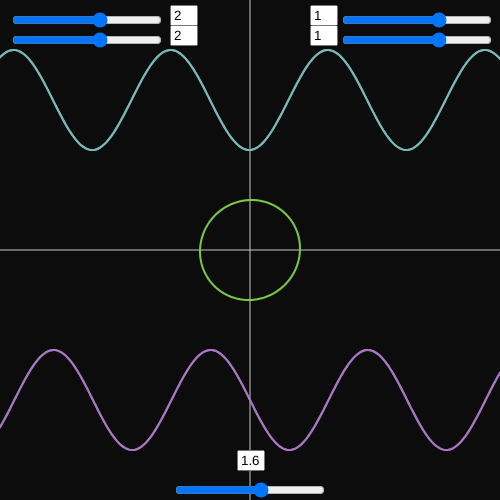
Frame 1 (no input)
Frame 60 (no input): identical to frame 1, image omitted
Frame 120 (the mouse pressed at the canvas centre since frame 60): identical to frame 1, image omitted

The p5.js sketch that drew this single still picture (run headless with seeded random() and noise() and a simulated clock; from frame 60 on, the mouse is pressed at the canvas centre):

// p5.js sketch
// ── sketch.js
let slider_f1, slider_f2, slider_am1, slider_am2, slider_sf;
let textBox_f1, textBox_f2, textBox_am1, textBox_am2, textBox_sf;

function setup() {
    createCanvas(500, 500);

    slider_f1 = createSlider(-10, 10, 2, 0.1).position(10, 10).size(150).addClass("mySliders");
    slider_f1.input(updateTextBoxes);

    slider_f2 = createSlider(-10, 10, 2, 0.1).position(10, 30).size(150).addClass("mySliders");
    slider_f2.input(updateTextBoxes);

    slider_am1 = createSlider(-3, 3, 1, 0.1).position(width - 160, 10).size(150).addClass("mySliders");
    slider_am1.input(updateTextBoxes);

    slider_am2 = createSlider(-3, 3, 1, 0.1).position(width - 160, 30).size(150).addClass("mySliders");
    slider_am2.input(updateTextBoxes);

    slider_sf = createSlider(-10, 10, 1.6, 0.1).position(width / 2 - 77, height - 20).size(150).addClass("mySliders");
    slider_sf.input(updateTextBoxes);

    textBox_f1 = createInput(slider_f1.value()).position(170, 5).size(20);
    textBox_f1.input(updateSliders);

    textBox_f2 = createInput(slider_f2.value()).position(170, 25).size(20);
    textBox_f2.input(updateSliders);

    textBox_am1 = createInput(slider_am1.value()).position(width - 190, 5).size(20);
    textBox_am1.input(updateSliders);

    textBox_am2 = createInput(slider_am2.value()).position(width - 190, 25).size(20);
    textBox_am2.input(updateSliders);

    textBox_sf = createInput(slider_sf.value()).position(width / 2 - 13, height - 50).size(20);
    textBox_sf.input(updateSliders);
}

function updateTextBoxes() {
    textBox_f1.value(slider_f1.value());
    textBox_f2.value(slider_f2.value());
    textBox_am1.value(slider_am1.value());
    textBox_am2.value(slider_am2.value());
    textBox_sf.value(slider_sf.value());
}

function updateSliders() {
    slider_f1.value(textBox_f1.value());
    slider_f2.value(textBox_f2.value());
    slider_am1.value(textBox_am1.value());
    slider_am2.value(textBox_am2.value());
    slider_sf.value(textBox_sf.value());
}

function G(x) {
    const f1 = slider_f1.value();
    const am1 = slider_am1.value();
    const sf = slider_sf.value();
    return am1 * sin(x * f1 + sf);
}

function H(x) {
    const f2 = slider_f2.value();
    const am2 = slider_am2.value();
    return am2 * sin(x * f2);
}

function draw() {
    background(12);

    stroke(200);
    strokeWeight(1);
    line(0, height / 2, width, height / 2);
    line(width / 2, 0, width / 2, height);

    const mx = width / 100;
    const my = height / 100;
    const res = 300;

    noFill();
    strokeWeight(2);

    stroke(118, 200, 70);
    tracciaFP(G, H, mx, my, res);

    beginShape();
    stroke(118, 185, 185);
    translate(0, -150);
    tracciaFN(G, mx, my, res);
    endShape();

    beginShape();
    stroke(169, 118, 195);
    translate(0, 300);
    tracciaFN(H, mx, my, res);
    endShape();
}

function tracciaFP(fnX, fnY, mx, my, res) {
    beginShape();
    for (let i = 0; i < res + 1; i++) {
        const t = map(i, 0, res, -mx, mx);
        const x = fnX(t);
        const y = fnY(t);
        const x_plot = map(x, -mx, mx, 0, width);
        const y_plot = map(y, -my, my, 0, height);
        vertex(x_plot, y_plot);
    }
    endShape();
}

function tracciaFN(fn, mx, my, res) {
    beginShape();
    for (let i = 0; i < res + 1; i++) {
        const x = map(i, 0, res, -mx, mx);
        const y = fn(x);
        const x_plot = map(x, -mx, mx, 0, width);
        const y_plot = map(y, -my, my, 0, height);
        vertex(x_plot, y_plot);
    }
    endShape();
}

// ── style.css
/* These styles affect what happens when the cursor is focused on the slider (i.e. clicking it) */
.mySliders:focus {
  
    /* Stops the default outline showing up */
    outline: none;
  }
  
  /* This is the "track" that the slider sits on  */
  .mySliders::-webkit-slider-runnable-track {
    background: #ffffff;
    height: 3px;
    -webkit-appearance: none;   
  }
  
  /* This is the moveable bit of the slider, known as the "thumb"*/
  .mySliders::-webkit-slider-thumb {
    width: 15px;
    height: 15px;
    background: #d61d3f;
    cursor: pointer;
    -webkit-appearance: none;
    
    /* negative top padding moves it up */
    margin-top: -6px;
  
    
    /* Border radius gives rounded corners, if they're big enough, you end up with circles */
    border-radius: 8px;
    
  }
  
  
